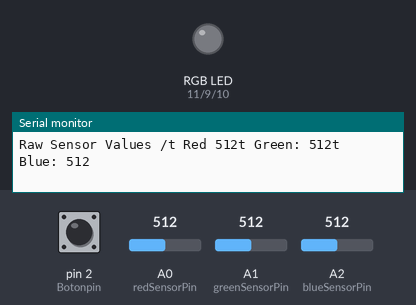
The sketch below on a simulated Arduino Uno, built with avr-gcc and run on an emulated ATmega328P. Parts: an RGB LED mixed from three pins (HIGH = lit), the last lines printed to the serial monitor. The test bench sets the inputs (shaded band); at power-on: pin 2 (Botonpin) LOW, A0 (redSensorPin) = 512, A1 (greenSensorPin) = 512, A2 (blueSensorPin) = 512. Dim RGB values are drawn brighter than linear.

Above: at 1.2 s.
1.3 s: pin 2 (Botonpin) pulled HIGH for 0.15 s
At 1.52 s:
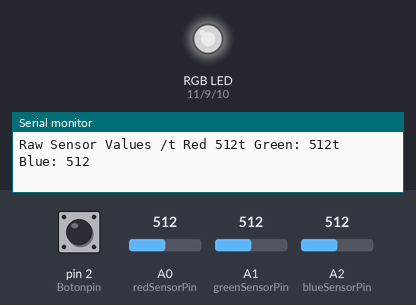
3.1 s: A0 (redSensorPin) set to 11
6.1 s: A0 (redSensorPin) set to 8
9.1 s: pin 2 (Botonpin) pulled HIGH for 1 s
At 10.0 s:
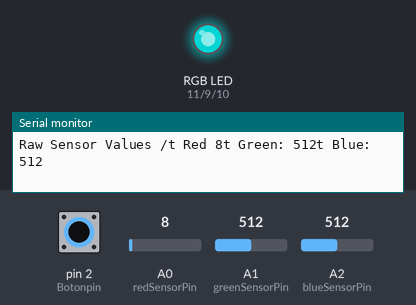
11.6 s: pin 2 (Botonpin) pulled HIGH for 3.2 s
At 15.3 s:
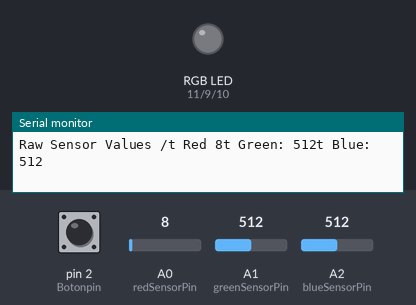
16.3 s: A1 (greenSensorPin) set to 106
19.3 s: A1 (greenSensorPin) set to 93
Timing chart, 0 to 21.8 s (numbered marks = the images above; inputs shaded):
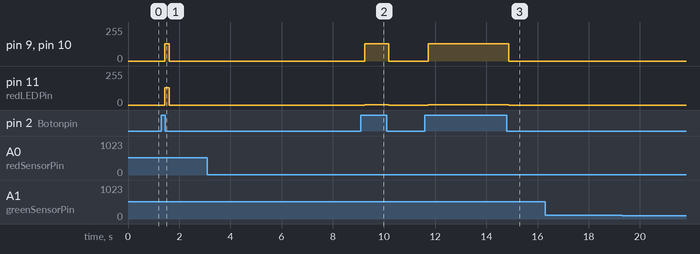

Measured:
- after the input at 1.3 s, pin 9 (greenLEDPin), pin 10 (blueLEDPin), pin 11 (redLEDPin): 0/255 → 128/255 after 0.14 s, → 0/255 0.17 s later
- after the input at 9.1 s, pin 9 (greenLEDPin), pin 10 (blueLEDPin): 0/255 → 128/255 after 0.16 s, → 0/255 0.93 s later; pin 11 (redLEDPin): 0/255 → 2/255 after 0.16 s, → 0/255 0.93 s later
- after the input at 11.6 s, pin 9 (greenLEDPin), pin 10 (blueLEDPin): 0/255 → 128/255 after 0.13 s, → 0/255 3.1 s later; pin 11 (redLEDPin): 0/255 → 2/255 after 0.13 s, → 0/255 3.1 s later

The sketch:

proyecto_real_apr27a.ino
```cpp
const int greenLEDPin = 9;
const int redLEDPin = 11;
const int blueLEDPin = 10;
const int Botonpin = 2;

const int redSensorPin = A0;
const int greenSensorPin = A1;
const int blueSensorPin = A2;

int redValue = 0;
int greenValue = 0;
int blueValue = 0;

int redSensorValue = 0;
int greenSensorValue = 0;
int blueSensorValue = 0;

bool encenderleds = false;

void setup() {
  // put your setup code here, to run once:
Serial.begin(9600);

pinMode(greenLEDPin, OUTPUT);
pinMode(redLEDPin, OUTPUT);
pinMode(blueLEDPin, OUTPUT);
pinMode(Botonpin, INPUT);
}

void loop() {
  leerBoton();
  // put your main code here, to run repeatedly:
redSensorValue = analogRead(redSensorPin);
delay(5);
greenSensorValue = analogRead(greenSensorPin);
delay(5);
blueSensorValue = analogRead(blueSensorPin);

Serial.print("Raw Sensor Values /t Red ");
Serial.print(redSensorValue);
Serial.print("t Green: ");
Serial.print(greenSensorValue);
Serial.print("t Blue: ");
Serial.println(blueSensorValue);

if(encenderleds){

redValue = redSensorValue/4;
greenValue = greenSensorValue/4;
blueValue = blueSensorValue/4;

Serial.print("Mapped Sensor Valuues /t Red ");
Serial.print(redValue);
Serial.print("/t Green ");
Serial.print(greenValue);
Serial.print("/t Blue ");
Serial.println(blueValue);

analogWrite(redLEDPin, redValue);
analogWrite(greenLEDPin, greenValue);
analogWrite(blueLEDPin, blueValue);
}
else {
  analogWrite(redLEDPin, 0);
analogWrite(greenLEDPin, 0);
analogWrite(blueLEDPin, 0);
}

}

void leerBoton() {
  int valorBoton = digitalRead(Botonpin);
  if (valorBoton == HIGH) {
    encenderleds = true;
  }
  else {
    encenderleds = false;
  }

}
```
